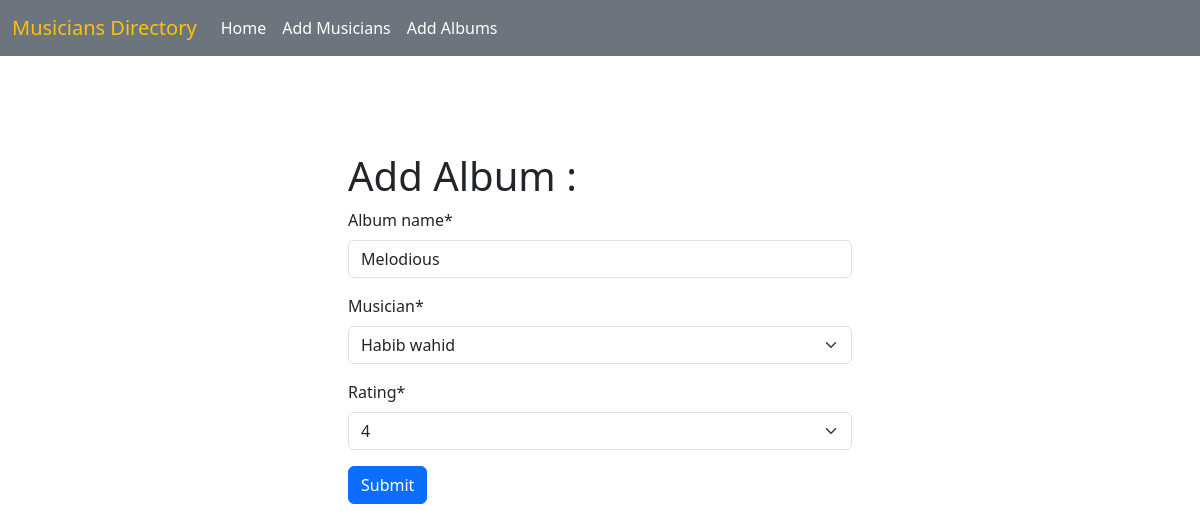
/album/edit/8, run on the app's committed database.
### Albums/models.py (models this page shows, shortened)
class Album(models.Model):
    album_name = models.CharField(max_length=200)
    musician = models.ForeignKey(Musician, on_delete= models.CASCADE)
    release_date = models.DateField(auto_now_add=True)
    CHOICES=[(1,'1'), (2,'2'), (3,'3'), (4,'4'), (5,'5')]
    rating = models.IntegerField(choices= CHOICES)

### Albums/views.py (the view)
# urls.py: path('edit/<int:id>', views.edit_album, name='edit_album'),
def edit_album(request, id):
    album = Album.objects.get(pk=id)
    album_form = AlbumForm(instance=album)
    if request.method == 'POST':
        album_form = AlbumForm(request.POST, instance=album)
        if album_form.is_valid():
            album_form.save()
            return redirect('homepage')
    return render(request, 'album.html', {'form': album_form})

### Albums/forms.py
class AlbumForm(forms.ModelForm):
    class Meta :
        model = Album
        fields= '__all__'

### Musicians/models.py (called while the page is built)
    def __str__(self):
        return f"{self.first_name} {self.last_name}"

### Albums/templates/album.html (shortened to what this page needs)
{% extends 'base.html' %}
{%load crispy_forms_tags%}
{%block content%}
 <div class="mt-5 p-5"style= "width:50%; margin:auto;">
    <form method='post'>
        <h1>Add Album : </h1>
        {{ form | crispy}}
        <button class="btn btn-primary">Submit</button>
    </form>
</div>
{%endblock%}

### data on the page
Album: album_name "Melodious", musician "Habib wahid", rating "4"
